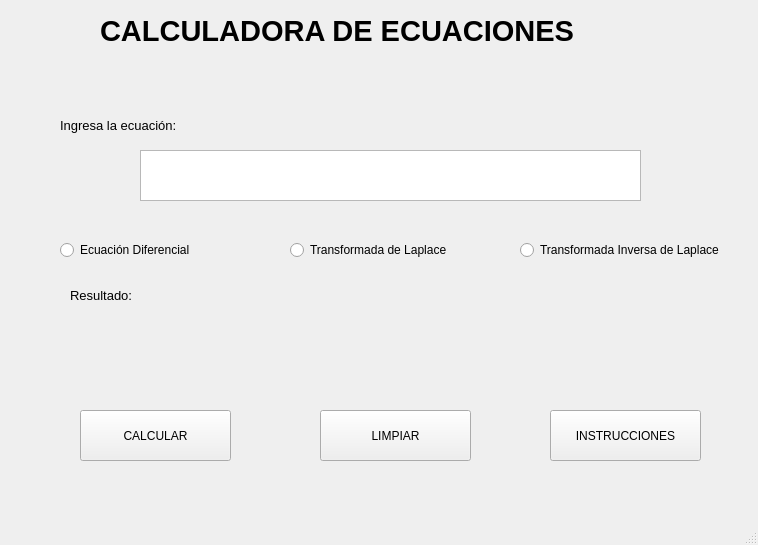
<?xml version="1.0" encoding="UTF-8"?>
<ui version="4.0">
 <class>MainWindow</class>
 <widget class="QMainWindow" name="MainWindow">
  <property name="geometry">
   <rect>
    <x>0</x>
    <y>0</y>
    <width>758</width>
    <height>545</height>
   </rect>
  </property>
  <property name="windowTitle">
   <string>MainWindow</string>
  </property>
  <widget class="QWidget" name="centralwidget">
   <widget class="QPushButton" name="CALCULAR">
    <property name="geometry">
     <rect>
      <x>80</x>
      <y>410</y>
      <width>151</width>
      <height>51</height>
     </rect>
    </property>
    <property name="text">
     <string>CALCULAR</string>
    </property>
   </widget>
   <widget class="QLabel" name="label">
    <property name="geometry">
     <rect>
      <x>100</x>
      <y>0</y>
      <width>601</width>
      <height>61</height>
     </rect>
    </property>
    <property name="font">
     <font>
      <family>Nirmala UI</family>
      <pointsize>22</pointsize>
      <weight>75</weight>
      <bold>true</bold>
     </font>
    </property>
    <property name="text">
     <string>CALCULADORA DE ECUACIONES</string>
    </property>
   </widget>
   <widget class="QPushButton" name="LIMPIAR">
    <property name="geometry">
     <rect>
      <x>320</x>
      <y>410</y>
      <width>151</width>
      <height>51</height>
     </rect>
    </property>
    <property name="text">
     <string>LIMPIAR</string>
    </property>
   </widget>
   <widget class="QLabel" name="label_2">
    <property name="geometry">
     <rect>
      <x>60</x>
      <y>110</y>
      <width>151</width>
      <height>31</height>
     </rect>
    </property>
    <property name="font">
     <font>
      <pointsize>10</pointsize>
     </font>
    </property>
    <property name="text">
     <string>Ingresa la ecuación:</string>
    </property>
   </widget>
   <widget class="QRadioButton" name="ed">
    <property name="geometry">
     <rect>
      <x>60</x>
      <y>240</y>
      <width>141</width>
      <height>20</height>
     </rect>
    </property>
    <property name="text">
     <string>Ecuación Diferencial</string>
    </property>
   </widget>
   <widget class="QRadioButton" name="tdl">
    <property name="geometry">
     <rect>
      <x>290</x>
      <y>240</y>
      <width>181</width>
      <height>20</height>
     </rect>
    </property>
    <property name="text">
     <string>Transformada de Laplace</string>
    </property>
   </widget>
   <widget class="QRadioButton" name="tidl">
    <property name="geometry">
     <rect>
      <x>520</x>
      <y>240</y>
      <width>221</width>
      <height>20</height>
     </rect>
    </property>
    <property name="text">
     <string>Transformada Inversa de Laplace</string>
    </property>
   </widget>
   <widget class="QPushButton" name="INSTU">
    <property name="geometry">
     <rect>
      <x>550</x>
      <y>410</y>
      <width>151</width>
      <height>51</height>
     </rect>
    </property>
    <property name="text">
     <string>INSTRUCCIONES</string>
    </property>
   </widget>
   <widget class="QLabel" name="label_3">
    <property name="geometry">
     <rect>
      <x>70</x>
      <y>280</y>
      <width>151</width>
      <height>31</height>
     </rect>
    </property>
    <property name="font">
     <font>
      <pointsize>10</pointsize>
     </font>
    </property>
    <property name="text">
     <string>Resultado:</string>
    </property>
   </widget>
   <widget class="QLabel" name="resul">
    <property name="geometry">
     <rect>
      <x>200</x>
      <y>280</y>
      <width>341</width>
      <height>111</height>
     </rect>
    </property>
    <property name="text">
     <string/>
    </property>
   </widget>
   <widget class="QTextEdit" name="ecua">
    <property name="geometry">
     <rect>
      <x>140</x>
      <y>150</y>
      <width>501</width>
      <height>51</height>
     </rect>
    </property>
   </widget>
  </widget>
  <widget class="QStatusBar" name="statusbar"/>
 </widget>
 <resources/>
 <connections/>
</ui>
